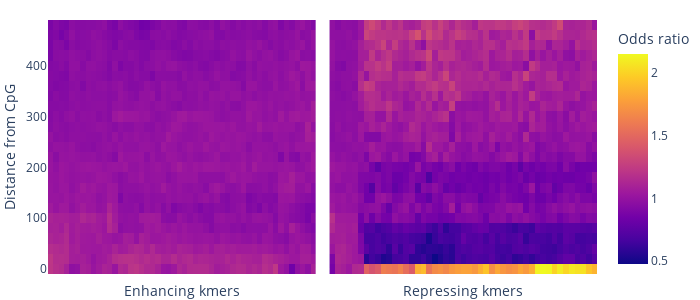

Here is the notebook cell this chart was saved with:
### Code cell
from scipy.cluster.hierarchy import linkage, dendrogram, leaves_list, optimal_leaf_ordering

from scipy.spatial.distance import pdist

fig = make_subplots(rows=1, cols=2, 
                    horizontal_spacing=0.025, 
                    shared_yaxes=True)

tmp = df[positive].T
metric='euclidean'
method='ward'

Z = linkage(tmp, method=method, metric=metric, optimal_ordering=True)

tmp2 = tmp.iloc[leaves_list(Z)].T

fig.add_trace(go.Heatmap(z=tmp2, 
                         x=tmp2.columns, 
                         y=tmp2.index*block_size,  
                         coloraxis='coloraxis',
                         zmin=0.5, zmax=1.5), row=1, col=1)

tmp = df[negative].T

Z = linkage(tmp, method=method, metric=metric, optimal_ordering=True)

tmp2 = tmp.iloc[leaves_list(Z)].T

fig.add_trace(go.Heatmap(z=tmp2, 
                         x=tmp2.columns, 
                         y=tmp2.index*block_size,  
                         coloraxis='coloraxis',
                         zmin=0.5, zmax=1.5), row=1, col=2)

fig.update_layout(yaxis_title='Distance from CpG', 
                 xaxis_title='Enhancing kmers', 
                 xaxis2_title= 'Repressing kmers',
                 coloraxis_colorbar_title='Odds ratio')

fig.update_xaxes(showticklabels=False)
snap(fig, 'kmer_positions.pdf')

### Figure 1 — Plotly figure (JSON) as saved in the notebook; plotly's stock layout.template omitted (floating-point values rounded to 4 significant figures; data arrays with more than 128 entries replaced by an {"elided": "..."} marker saying what was removed)
{"data": [{"coloraxis": "coloraxis", "type": "heatmap", "x": ["ATTAG", "TAAAG", "TAATG", "TTTAG", "ACAAA", "TTACA", "ATATG", "ATGTA", "ACATA", "AAGTA", "AACAT", "TATAG", "TTAGG", "TGGAG", "AATGG", "ATGGA", "ATCCA", "AGCTA", "TAGGA", "TAGCA", "AACTT", "TACAG", "TTGCA", "ATCTG", "TGTAG", "TTTGG", "AGATG", "AAGCA", "AACCA", "AAGCT", "ATGGT", "TACCA", "TTCTG", "TGAAG", "ATGCT", "AATGC", "TATGG", "TGTTG", "TGATG", "ATCAG", "TCTTG", "ACAAG", "AGAAC", "ACCTA", "ATACC", "AGGTA", "AAGGT", "TACTG", "TGCAG", "AGCTG"], "xaxis": "x", "y": [0, 20, 40, 60, 80, 100, 120, 140, 160, 180, 200, 220, 240, 260, 280, 300, 320, 340, 360, 380, 400, 420, 440, 460, 480], "yaxis": "y", "z": {"elided": "25x50 float values"}, "zmax": 1.5, "zmin": 0.5}, {"coloraxis": "coloraxis", "type": "heatmap", "x": ["AAAAA", "TTCAA", "ATTGA", "ATTTC", "TATTC", "GTCAC", "TGCGC", "TGGCG", "AGGCG", "TTCCG", "TTCGG", "TAACG", "TTTCG", "AAACG", "TAGCG", "CACCG", "AACCG", "TGCCG", "TACCG", "ACCGA", "TCCGG", "CAGCG", "TGTCG", "ATTCG", "ACGAA", "AACGA", "TCTCG", "TATCG", "TCACG", "ATGCG", "TTGCG", "TCGCA", "TGACG", "AAGCG", "AGTCG", "ATCCG", "ATCGA", "CATCG", "CTTCG", "TTCGA", "ACACG", "ATACG", "TTACG", "CAACG", "ATCGT", "AATCG", "ACTCG"], "xaxis": "x2", "y": [0, 20, 40, 60, 80, 100, 120, 140, 160, 180, 200, 220, 240, 260, 280, 300, 320, 340, 360, 380, 400, 420, 440, 460, 480], "yaxis": "y2", "z": {"elided": "25x47 float values"}, "zmax": 1.5, "zmin": 0.5}], "layout": {"coloraxis": {"colorbar": {"title": {"text": "Odds ratio"}}}, "height": 300, "margin": {"b": 20, "l": 1, "r": 1, "t": 20}, "width": 700, "xaxis": {"anchor": "y", "domain": [0, 0.4875], "showticklabels": false, "title": {"text": "Enhancing kmers"}}, "xaxis2": {"anchor": "y2", "domain": [0.5125, 1], "showticklabels": false, "title": {"text": "Repressing kmers"}}, "yaxis": {"anchor": "x", "domain": [0, 1], "title": {"text": "Distance from CpG"}}, "yaxis2": {"anchor": "x2", "domain": [0, 1], "matches": "y", "showticklabels": false}}}
